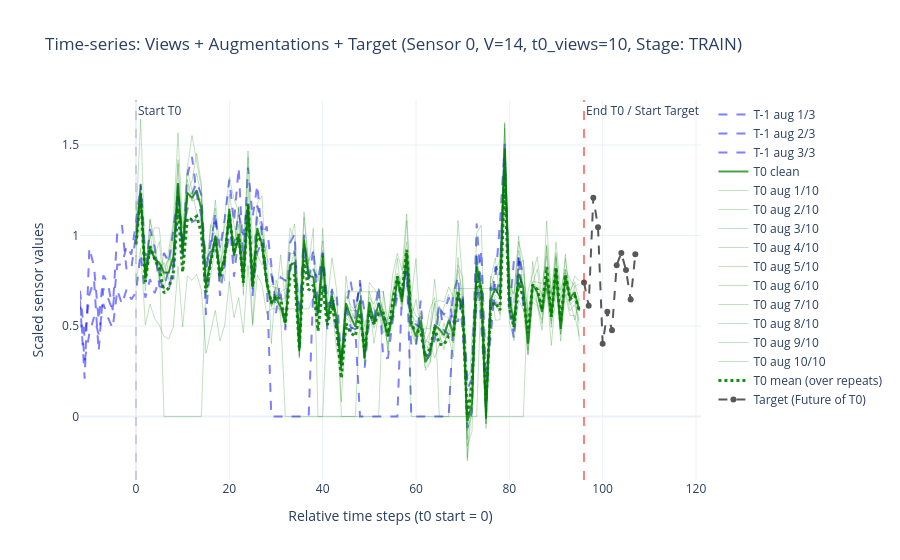

Here is the notebook cell this chart was saved with:
### Code cell
import importlib
import src.timeseries.visualizations.datamodule as dm
importlib.reload(dm)
from src.timeseries.visualizations.datamodule import visualize_pems_tuple

batch = next(iter(datamodule.train_dataloader()))
visualize_pems_tuple(
    batch,
    batch_index=0,
    sensor_index=0,
    window_size=cfg.window_size,
    target_window_size=cfg.target_window_size,
    temporal_shift=cfg.prev_shift,
    show_prev=True,
    show_next=False,
    show_target=True,
    max_t0_views=10,
    num_prev_views=cfg.include_prev,
    include_clean_t0=True,
 )
